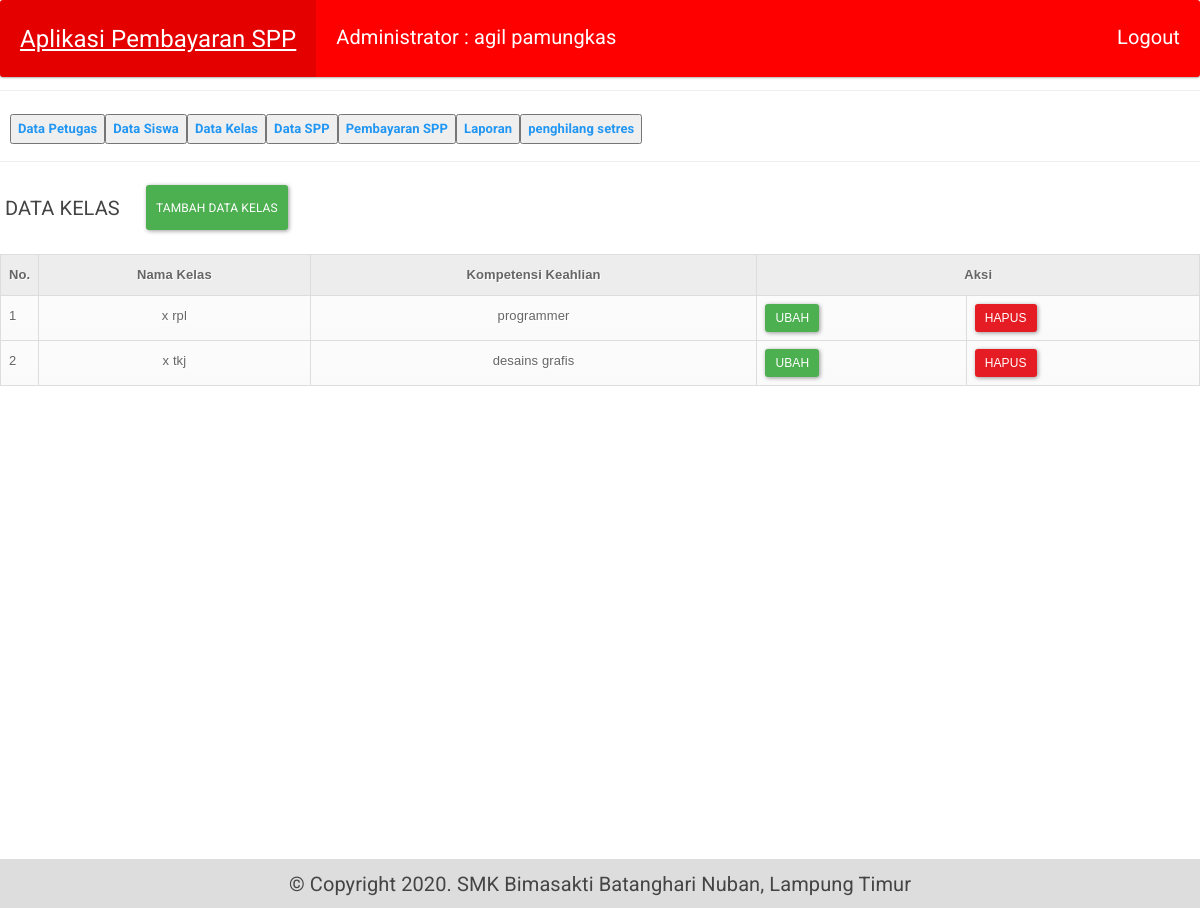
The page /tampil_kelas.php (signed in) on the database its author committed.
### tables this page shows
CREATE TABLE IF NOT EXISTS `kelas` (
  `id_kelas` int(11) NOT NULL,
  `nama_kelas` varchar(10) NOT NULL,
  `kompetensi_keahlian` varchar(50) NOT NULL
);

### tampil_kelas.php (the view)
<?php include "header.php"; ?>
<div class="main">
<div class="row">
<h5>&emsp;DATA KELAS </h5>&emsp;&emsp;
    <button class="btn btn-success btn-sm" onclick="location.href='tambah_kelas.php'">Tambah Data Kelas</button>
</div>
<br>
<div class="table-responsive">
<table class="table table-bordered" cellspacing='0' style="width: 100%">
	<?php require 'koneksi.php';
		$no=1; $ambil=$koneksi->query("SELECT * FROM kelas");?>
	<tr>
		<th width="10px">No.</th>
		<th style="text-align: center;">Nama Kelas</th>
		<th style="text-align: center;">Kompetensi Keahlian</th>
		<th colspan="2" style="text-align: center;">Aksi</th>
	</tr>
  <?php while($get=$ambil->fetch_assoc()){ ?>
	<tr>
		<td><?php echo $no; ?></td>
		<td><?php echo $get['nama_kelas']; ?></td>
		<td><?php echo $get['kompetensi_keahlian']; ?></td>
		<td><a href="edit_kelas.php?id=<?php echo $get['id_kelas']; ?>"><button class="btn btn-success btn-sm">Ubah</button></a></td>
		<td><a href="method/delete_kelas.php?kode=<?= $get['id_kelas'];?>"><button class="btn btn-danger btn-sm">Hapus</button>
		</td>
	</tr>
 <?php $no++; ?>
 <?php } ?>
</table>
</div>
</div>
<?php include "footer.php"; ?>

### admin.css (style rules this page uses)
* { box-sizing: border-box; }
@media (min-width: 400px) { button { float: left; } }

### style.css (style rules this page uses)
* { box-sizing: border-box; }
body { font-family: Arial , Helvetica, sans-serif; margin: 0; }
.row { display: -ms-flexbox; display: flex; -ms-flex-wrap: wrap; flex-wrap: wrap; }
body { background: url(assets/p.jpg)no-repeat fixed; -webkit-background-size:100%100%; -moz-background-size:100%100%; -o-background-size:100%100%; background-size:100%100%; }

### table.css (style rules this page uses)
table { font-family: Arial, Helvetica, sans-serif; color: #666; text-shadow: 1px 1px 0px #fff; background: #eaebec; border: #ccc 1px solid; }
table th { padding: 15px 35px; border-left:1px solid #e0e0e0; border-bottom: 1px solid #e0e0e0; background: #ededed; }
table th:first-child { border-left:white; }
table tr { text-align: center; padding-left: 20px; }
table td:first-child { text-align: left; padding-left: 20px; border-left: 0; }
table td { padding: 15px 35px; border-top: 1px solid #ffffff; border-bottom: 1px solid #e0e0e0; border-left: 1px solid #e0e0e0; background: #fafafa; background: -webkit-gradient(linear, left top, left bottom, from(#fbfbfb), to(#fafafa)); background: -moz-linear-gradient(top, #fbfbfb, #fafafa); }
table tr:last-child td { border-bottom: 0; }
table tr:last-child td:first-child { -moz-border-radius-bottomleft: 3px; -webkit-border-bottom-left-radius: 3px; border-bottom-left-radius: 3px; }
table tr:last-child td:last-child { -moz-border-radius-bottomright: 3px; -webkit-border-bottom-right-radius: 3px; border-bottom-right-radius: 3px; }

### rows shown on the page
kelas: nama_kelas "x rpl", kompetensi_keahlian "programmer"
kelas: nama_kelas "x tkj", kompetensi_keahlian "desains grafis"

### other values the page prints
$_SESSION['nama_petugas'] "agil pamungkas"
